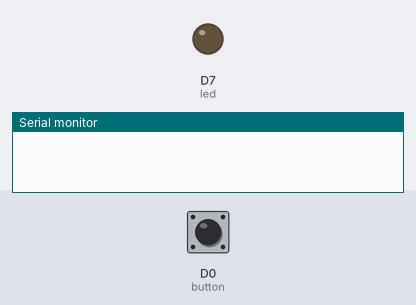
The sketch below on a simulated Particle Photon. Parts: output pins drawn as LEDs (lit = HIGH), the last lines printed to the serial monitor. The inputs (shaded band) are chosen by the test bench; at power-on: D0 (button) LOW.

Above: at 7.2 s.
7.3 s: D0 (button) pulled HIGH for 0.15 s
At 7.8 s:
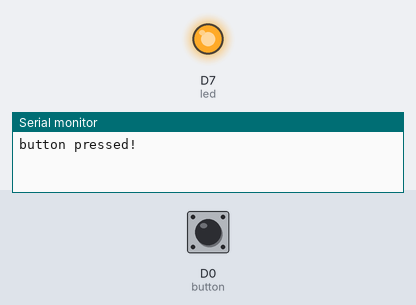
Timing chart, 0 to 13.8 s (numbered marks = the images above; inputs shaded):
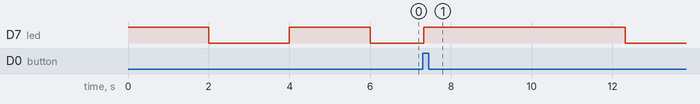

Measured:
- after the input at 7.3 s, D7 (led): LOW → HIGH at once, → LOW 5.0 s later

The sketch:

doorbell.ino
```cpp
int button = D0;
int led = D7;

void setup() {
    Serial.begin(9600);
    pinMode(button, INPUT_PULLDOWN);
    pinMode(led, OUTPUT);

    digitalWrite(led, HIGH);
    delay(2000);
    digitalWrite(led, LOW);
    delay(2000);
    digitalWrite(led, HIGH);
    delay(2000);
    digitalWrite(led, LOW);
}

void loop() {
    int currState = digitalRead(button);

    if (currState == 1) {
        Serial.println("button pressed!");
        Spark.publish("doorbell","pressed",600,PRIVATE);
        digitalWrite(led, HIGH);
        delay(5000);
        digitalWrite(led, LOW);
    }
}
```
